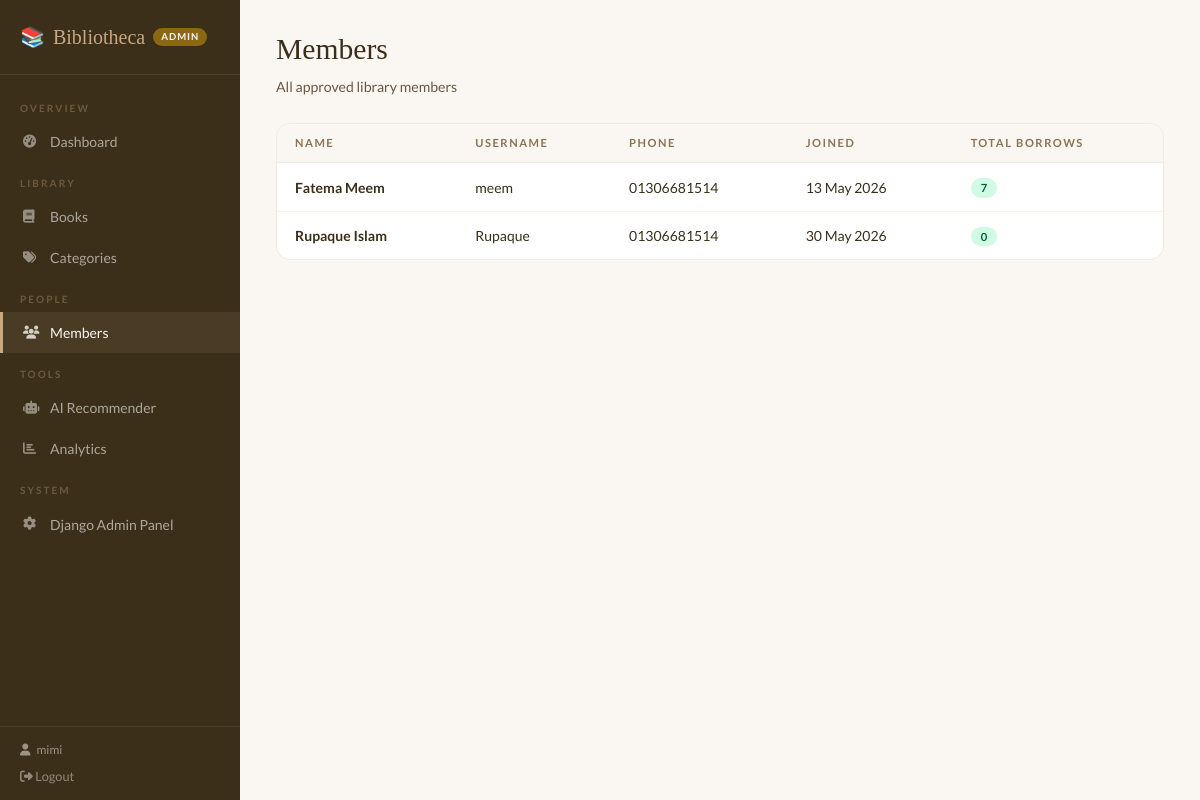
Screenshot of /members/ (signed in) with the database file from the repository.
### library/models.py (models this page shows, shortened)
class Member(models.Model):
    user = models.OneToOneField(User, on_delete=models.CASCADE, related_name='member_profile')
    phone = models.CharField(max_length=20, blank=True)
    address = models.TextField(blank=True)
    is_approved = models.BooleanField(default=False)
    joined_date = models.DateTimeField(auto_now_add=True)

### library/views.py (the view)
# urls.py: path('members/', views.member_list, name='member_list'),
@login_required
def member_list(request):
    if not is_admin(request.user): return redirect('member_dashboard')
    members = Member.objects.filter(is_approved=True).select_related('user').annotate(
        total_borrows=Count('borrow_records')
    )
    return render(request, 'library/member_list.html', {'members': members})

### library/views.py (called while the page is built)
def is_admin(user):
    return user.is_staff or user.is_superuser

### templates/library/member_list.html (shortened to what this page needs)
{% extends 'library/base.html' %}
{% block content %}
<div class="page-header"><h1>Members</h1><p>All approved library members</p></div>
<div class="card">
    <div class="table-responsive">
        <table>
            <thead><tr><th>Name</th><th>Username</th><th>Phone</th><th>Joined</th><th>Total Borrows</th></tr></thead>
            <tbody>
            {% for m in members %}
            <tr>
                <td><strong>{{ m.user.get_full_name|default:m.user.username }}</strong></td>
                <td>{{ m.user.username }}</td>
                <td>{{ m.phone|default:"—" }}</td>
                <td>{{ m.joined_date|date:"d M Y" }}</td>
                <td><span class="badge badge-approved">{{ m.total_borrows }}</span></td>
            </tr>
            {% empty %}
            <tr><td colspan="5" style="text-align:center;color:#8B7355;padding:30px;">No approved members yet.</td></tr>
            {% endfor %}
            </tbody>
        </table>
    </div>
</div>
{% endblock %}

### templates/library/base.html (shortened to what this page needs)
<!DOCTYPE html>
<html lang="en">
<head>
    <link href="https://cdn.jsdelivr.net/npm/bootstrap@5.3.2/dist/css/bootstrap.min.css" rel="stylesheet">
    <link href="https://cdnjs.cloudflare.com/ajax/libs/font-awesome/6.4.0/css/all.min.css" rel="stylesheet">
</head>
<body>
<div class="sidebar">
    <div class="sidebar-brand">
        <a href="{% if request.user.is_staff %}{% url 'admin_dashboard' %}{% else %}{% url 'member_dashboard' %}{% endif %}">
            <span>📚</span> Bibliotheca
            {% if request.user.is_staff %}<span class="sidebar-badge">Admin</span>
            {% else %}<span class="sidebar-badge">Member</span>{% endif %}
        </a>
    </div>
    <nav class="sidebar-nav">
        {% if request.user.is_staff %}
        <div class="nav-sec">Overview</div>
        <a href="{% url 'admin_dashboard' %}" {% if request.resolver_match.url_name == 'admin_dashboard' %}class="active"{% endif %}><i class="fas fa-tachometer-alt"></i> Dashboard</a>
        <div class="nav-sec">Library</div>
        <a href="{% url 'book_list' %}" {% if 'book' in request.resolver_match.url_name %}class="active"{% endif %}><i class="fas fa-book"></i> Books</a>
        <a href="{% url 'category_list' %}" {% if request.resolver_match.url_name == 'category_list' %}class="active"{% endif %}><i class="fas fa-tags"></i> Categories</a>
        <div class="nav-sec">People</div>
        <a href="{% url 'member_list' %}" {% if request.resolver_match.url_name == 'member_list' %}class="active"{% endif %}><i class="fas fa-users"></i> Members</a>
        <div class="nav-sec">Tools</div>
        <a href="{% url 'ai_recommender' %}" {% if request.resolver_match.url_name == 'ai_recommender' %}class="active"{% endif %}><i class="fas fa-robot"></i> AI Recommender</a>
        <a href="{% url 'analytics' %}" {% if request.resolver_match.url_name == 'analytics' %}class="active"{% endif %}><i class="fas fa-chart-bar"></i> Analytics</a>
        <div class="nav-sec">System</div>
        <a href="/admin" target="_blank"><i class="fas fa-cog"></i> Django Admin Panel</a>
        {% endif %}
    </nav>
    <div class="sidebar-user">
        <span><i class="fas fa-user" style="margin-right:6px;"></i>{{ request.user.username }}</span>
        <a href="{% url 'logout' %}" style="color:rgba(250,247,242,0.45);text-decoration:none;font-size:0.8rem;transition:color 0.15s;" onmouseover="this.style.color='var(--cream)'" onmouseout="this.style.color='rgba(250,247,242,0.45)'">
            <i class="fas fa-sign-out-alt"></i> Logout
        </a>
    </div>
</div>
<div class="main-content">
    {% block content %}{% endblock %}
</div>
</body>
</html>

### templates/library/base.html (style rules this page uses)
:root { --cream:#FAF7F2;--cream-dark:#F0EAE0;--brown-light:#C8A882;--brown:#8B6914;--brown-dark:#5C4A1E;--brown-deep:#3B2F1A; }
* { margin:0;padding:0;box-sizing:border-box; }
body { font-family:'Lato',sans-serif;background:var(--cream);color:var(--brown-deep); }
.sidebar { width:240px;min-height:100vh;background:var(--brown-deep);position:fixed;left:0;top:0;display:flex;flex-direction:column;z-index:100; }
.sidebar-brand { padding:22px 20px;border-bottom:1px solid rgba(200,168,130,0.15); }
.sidebar-brand a { font-family:'Playfair Display',serif;color:var(--brown-light);font-size:1.25rem;text-decoration:none;display:flex;align-items:center;gap:8px; }
.sidebar-badge { font-size:0.6rem;background:var(--brown);color:var(--cream);padding:2px 8px;border-radius:20px;font-family:'Lato',sans-serif;font-weight:700;letter-spacing:1px;text-transform:uppercase; }
.sidebar-nav { padding:12px 0;flex:1; }
.nav-sec { padding:14px 20px 5px;font-size:0.63rem;font-weight:700;letter-spacing:2px;text-transform:uppercase;color:rgba(200,168,130,0.35); }
.sidebar-nav a { display:flex;align-items:center;gap:11px;padding:10px 20px;color:rgba(250,247,242,0.6);text-decoration:none;font-size:0.875rem;transition:all 0.15s;border-left:3px solid transparent; }
.sidebar-nav a:hover,.sidebar-nav a.active { color:var(--cream);background:rgba(200,168,130,0.1);border-left-color:var(--brown-light); }
.sidebar-nav a i { width:16px;font-size:0.82rem;opacity:0.8; }
.sidebar-user { padding:14px 20px;border-top:1px solid rgba(200,168,130,0.12);display:flex;flex-direction:column;gap:8px; }
.sidebar-user span { color:rgba(250,247,242,0.5);font-size:0.75rem; }
.main-content { margin-left:240px;min-height:100vh;padding:32px 36px; }
.page-header { margin-bottom:26px; }
.page-header h1 { font-family:'Playfair Display',serif;font-size:1.85rem;color:var(--brown-deep); }
.page-header p { color:#6B5740;font-size:0.88rem;margin-top:4px; }
.card { background:white;border:1px solid var(--cream-dark);border-radius:14px;overflow:hidden; }
table { width:100%;border-collapse:collapse; }
th { padding:11px 18px;text-align:left;font-size:0.7rem;font-weight:700;text-transform:uppercase;letter-spacing:1.5px;color:#8B7355;background:var(--cream);border-bottom:1px solid var(--cream-dark); }
td { padding:13px 18px;font-size:0.875rem;color:var(--brown-deep);border-bottom:1px solid rgba(240,234,224,0.5); }
tr:last-child td { border-bottom:none; }
.badge { padding:4px 10px;border-radius:20px;font-size:0.7rem;font-weight:700;display:inline-block; }
.badge-approved { background:#d1fae5;color:#065f46; }

### rows the page displays
Member: user.get_full_name "Fatema Meem", user.username "meem", phone "01306681514", joined_date "13 May 2026", total_borrows "7"
Member: user.get_full_name "Rupaque Islam", user.username "Rupaque", phone "01306681514", joined_date "30 May 2026", total_borrows "0"

### other values shown
{{ request.user.username }} "mimi"
